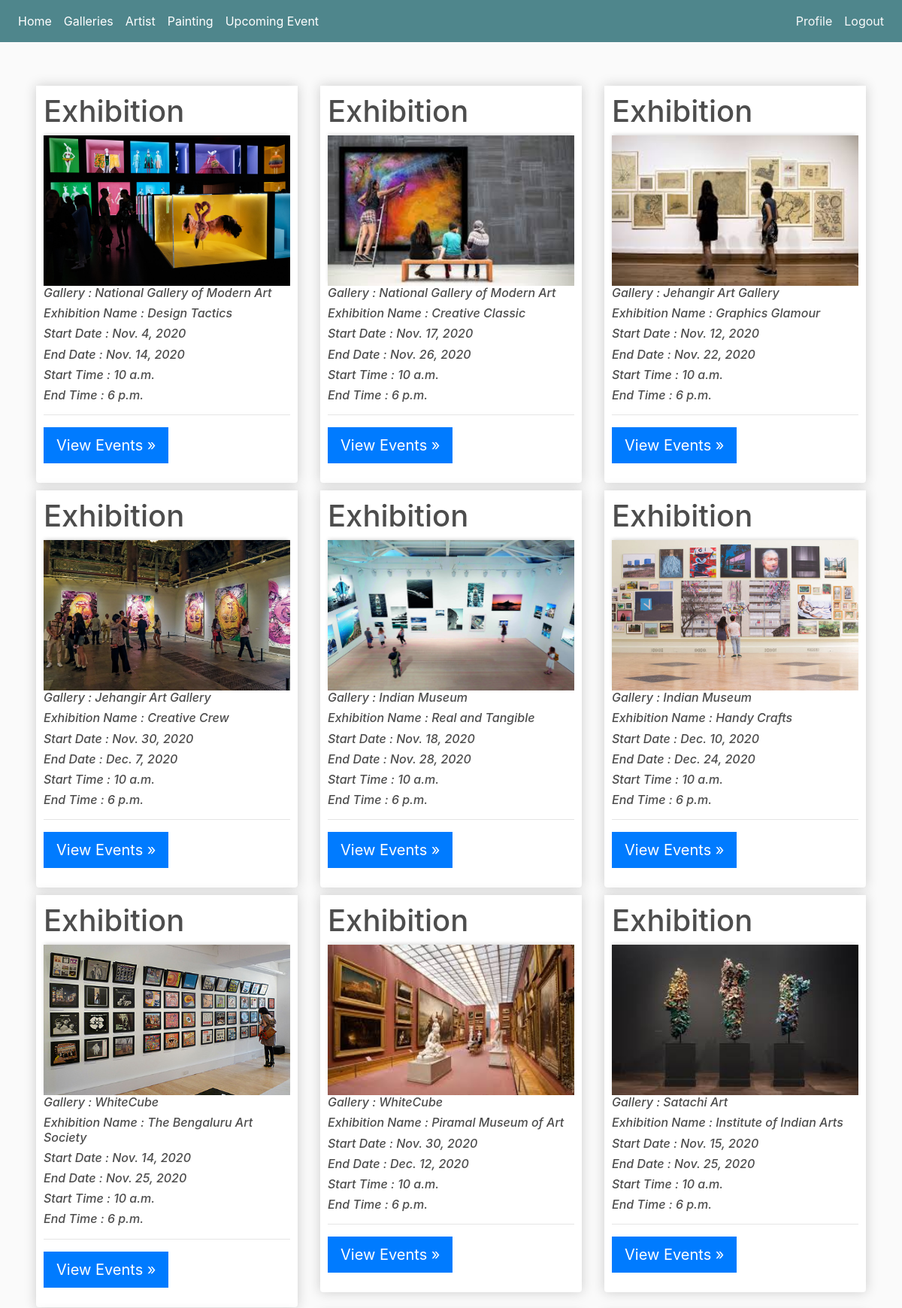
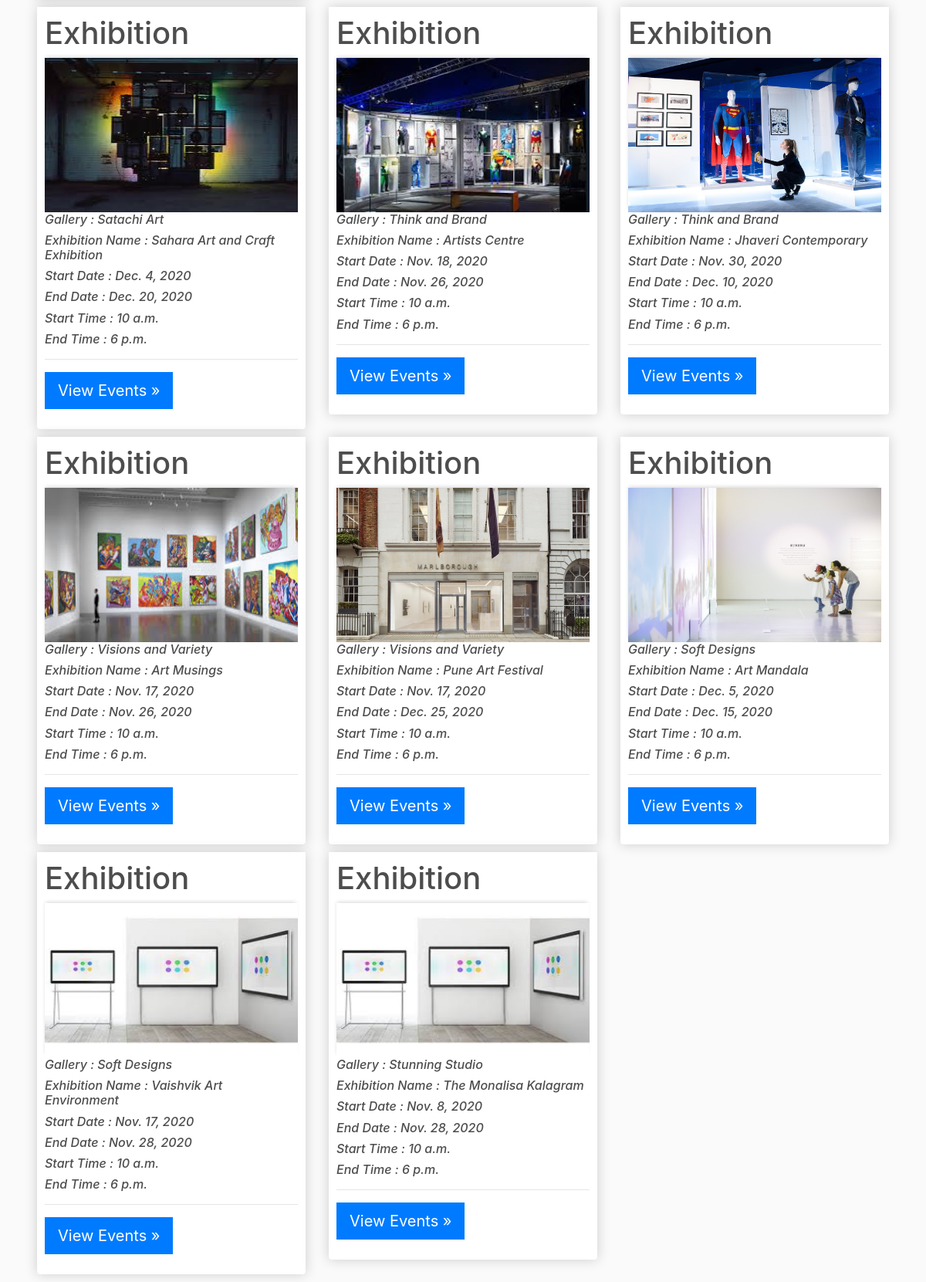
The page /gallery/exhibition/ (signed in, upper part) on the database its author committed (2 pictures, top to bottom).
### gallery/models.py (models this page shows, shortened)
class Exhibitions(models.Model):
    gallary = models.ForeignKey(Gallery, null = True, on_delete = models.SET_NULL)
    exb_type = models.CharField(max_length=50)
    exb_name = models.CharField(max_length=200)
    start_date = models.DateField(auto_now=False, auto_now_add=False, blank = True, null=True)
    end_date = models.DateField(auto_now=False, auto_now_add=False, blank = True, null=True)
    s_time = models.TimeField(auto_now=False, auto_now_add=False,blank=True,null=True)
    end_time = models.TimeField(auto_now=False, auto_now_add=False, blank= True,null=True)
    image = models.ImageField(null= True, blank = True)

class Gallery(models.Model):
    artist = models.ForeignKey(Artists, null=True, on_delete= models.SET_NULL)
    g_name = models.CharField(max_length=200, null= True)
    location = models.CharField(max_length=300)
    image = models.ImageField(null= True, blank = True)

### gallery/decorators.py (the view)
        def wrapper_func(request, *args, **kwargs):
            group = None
            if request.user.groups.exists():
                group = request.user.groups.all()[0].name
            if group in allowed_roles:
                return view_func(request, *args, **kwargs)
            else:
                return HttpResponse("You are not authorised to view this page")

### gallery/views.py (called while the page is built)
@allowed_users(allowed_roles=['admin','artist', 'customer'])
def exhibition(request):
    exhibitions = Exhibitions.objects.all()
    context = {'exhibitions':exhibitions}
    return render(request, 'gallery/exhibition.html', context)

### gallery/templates/gallery/exhibition.html (shortened to what this page needs)
<!DOCTYPE html>
{% load static %}
<html>
<head>
	<link rel="stylesheet" href="https://stackpath.bootstrapcdn.com/bootstrap/4.4.1/css/bootstrap.min.css">
	<link rel="stylesheet" type="text/css" href="{% static 'css/main.css' %}">
</head>
<body>
	<nav class="navbar navbar-expand-lg navbar-dark bg-dark ">
	    <div class="collapse navbar-collapse" id="navbarSupportedContent">
            <ul class="navbar-nav mr-auto">
                <li class="nav-item active">
                  <a class="nav-link" href="{% url 'dashboard' %}">Home <span class="sr-only">(current)</span></a>
                </li>
                <li class="nav-item active">
					<a class="nav-link" href="{% url 'gallery' %}"> Galleries <span class="sr-only">(current)</span></a>
				</li>
                <li class="nav-item active">
                  <a class="nav-link" href="{% url 'artist' %}">Artist <span class="sr-only">(current)</span></a>
				</li>
				<li class="nav-item active">
                  <a class="nav-link" href="{% url 'painting' %}">Painting <span class="sr-only">(current)</span></a>
                </li>
                <li class="nav-item active">
                    <a class="nav-link" href="{% url 'event' %}">Upcoming Event <span class="sr-only">(current)</span></a>
                </li>
            </ul>
            <div class="form-inline my-2 my-lg-0">
				<a class="p-2 text-light" href="/gallery/profile">Profile</a>
	     	<a class="p-2 text-light" href="/logout">Logout</a>
	    </div>
	    </div>
    </nav>
    <div class="container-fluid my-5 px-5">
        <div class="row">
            {% for exhibition in exhibitions %}
				<div class="col-lg-4">
                    <div class="box-element product">
						<h1>Exhibition </h1>
						<img class="thumbnail" src="{{exhibition.image.url}}">
		                	<h6><i>Gallery : {{exhibition.gallary.g_name}}</i></h6>
							<h6><i> Exhibition Name : {{ exhibition.exb_name}}</i></h6>
							<h6><i>Start Date : {{exhibition.start_date}}</i></h6>
							<h6><i>End Date : {{exhibition.end_date}}</i></h6>
							<h6><i>Start Time : {{exhibition.s_time}}</i></h6>
							<h6><i>End Time : {{exhibition.end_time}}</i></h6>
							<hr>
		                    <p><a class="btn btn-lg btn-primary" href="{% url 'exhib_event' exhibition.id %}" role="button">View Events »</a>
						</div>
        		</div>
			{% endfor %}
    </div>
    </div>
</body>
</html>

### static/css/main.css (style rules this page uses)
body { background-color: hsl(0, 0%, 98%); }
h1,h2,h3,h4,h5,h6 { color:hsl(0, 0%, 30%); }
.box-element { box-shadow:hsl(0, 0%, 80%) 0 0 16px; background-color: #fff; border-radius: 4px; padding: 10px; }
.thumbnail { width: 100%; height: 200px; -webkit-box-shadow: -1px -3px 5px -2px rgba(214,214,214,1); -moz-box-shadow: -1px -3px 5px -2px rgba(214,214,214,1); box-shadow: -1px -3px 5px -2px rgba(214,214,214,1); }
.product { border-radius: 0 0 4px 4px; }
.bg-dark { background-color: #4f868c!important; }
.col-lg-4, .col-lg-6, .col-lg-8, .col-lg-12 { margin-top: 10px; }
.btn { border-radius: 0; }

### rows shown on the page
Exhibitions: image (picture), gallary.g_name "National Gallery of Modern Art", exb_name "Design Tactics", start_date "Nov. 4, 2020", end_date "Nov. 14, 2020", s_time "10 a.m.", end_time "6 p.m."
Exhibitions: image (picture), gallary.g_name "National Gallery of Modern Art", exb_name "Creative Classic", start_date "Nov. 17, 2020", end_date "Nov. 26, 2020", s_time "10 a.m.", end_time "6 p.m."
Exhibitions: image (picture), gallary.g_name "Jehangir Art Gallery", exb_name "Graphics Glamour", start_date "Nov. 12, 2020", end_date "Nov. 22, 2020", s_time "10 a.m.", end_time "6 p.m."
Exhibitions: image (picture), gallary.g_name "Jehangir Art Gallery", exb_name "Creative Crew", start_date "Nov. 30, 2020", end_date "Dec. 7, 2020", s_time "10 a.m.", end_time "6 p.m."
Exhibitions: image (picture), gallary.g_name "Indian Museum", exb_name "Real and Tangible", start_date "Nov. 18, 2020", end_date "Nov. 28, 2020", s_time "10 a.m.", end_time "6 p.m."
Exhibitions: image (picture), gallary.g_name "Indian Museum", exb_name "Handy Crafts", start_date "Dec. 10, 2020", end_date "Dec. 24, 2020", s_time "10 a.m.", end_time "6 p.m."
Exhibitions: image (picture), gallary.g_name "WhiteCube", exb_name "The Bengaluru Art Society", start_date "Nov. 14, 2020", end_date "Nov. 25, 2020", s_time "10 a.m.", end_time "6 p.m."
Exhibitions: image (picture), gallary.g_name "WhiteCube", exb_name "Piramal Museum of Art", start_date "Nov. 30, 2020", end_date "Dec. 12, 2020", s_time "10 a.m.", end_time "6 p.m."
Exhibitions: image (picture), gallary.g_name "Satachi Art", exb_name "Institute of Indian Arts", start_date "Nov. 15, 2020", end_date "Nov. 25, 2020", s_time "10 a.m.", end_time "6 p.m."
Exhibitions: image (picture), gallary.g_name "Satachi Art", exb_name "Sahara Art and Craft Exhibition", start_date "Dec. 4, 2020", end_date "Dec. 20, 2020", s_time "10 a.m.", end_time "6 p.m."
Exhibitions: image (picture), gallary.g_name "Think and Brand", exb_name "Artists Centre", start_date "Nov. 18, 2020", end_date "Nov. 26, 2020", s_time "10 a.m.", end_time "6 p.m."
Exhibitions: image (picture), gallary.g_name "Think and Brand", exb_name "Jhaveri Contemporary", start_date "Nov. 30, 2020", end_date "Dec. 10, 2020", s_time "10 a.m.", end_time "6 p.m."
Exhibitions: image (picture), gallary.g_name "Visions and Variety", exb_name "Art Musings", start_date "Nov. 17, 2020", end_date "Nov. 26, 2020", s_time "10 a.m.", end_time "6 p.m."
Exhibitions: image (picture), gallary.g_name "Visions and Variety", exb_name "Pune Art Festival", start_date "Nov. 17, 2020", end_date "Dec. 25, 2020", s_time "10 a.m.", end_time "6 p.m."
Exhibitions: image (picture), gallary.g_name "Soft Designs", exb_name "Art Mandala", start_date "Dec. 5, 2020", end_date "Dec. 15, 2020", s_time "10 a.m.", end_time "6 p.m."
Exhibitions: image (picture), gallary.g_name "Soft Designs", exb_name "Vaishvik Art Environment", start_date "Nov. 17, 2020", end_date "Nov. 28, 2020", s_time "10 a.m.", end_time "6 p.m."
Exhibitions: image (picture), gallary.g_name "Stunning Studio", exb_name "The Monalisa Kalagram", start_date "Nov. 8, 2020", end_date "Nov. 28, 2020", s_time "10 a.m.", end_time "6 p.m."
